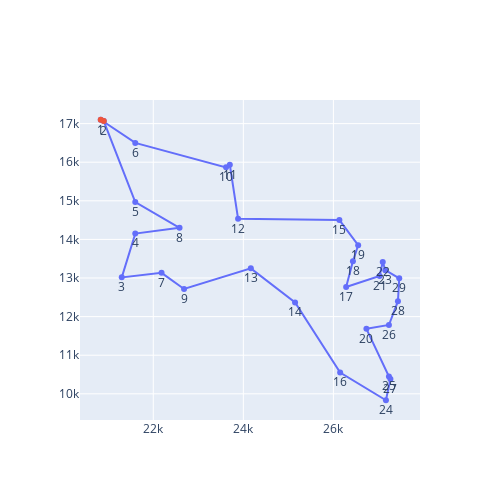

The notebook cell saved with this chart:
### Code cell
# Solucao otima
solucao = [1, 6, 10, 11, 12, 15, 19, 18, 17, 21, 22, 23, 29, 28, 26, 20, 25, 27, 24, 16, 14, 13, 9, 7, 3, 4, 8, 5, 2]

plota_rotas(df_coordenadas, solucao)

### Figure 1 — Plotly figure (JSON) as saved in the notebook; plotly's stock layout.template omitted (floating-point values rounded to 4 significant figures)
{"data": [{"mode": "lines+markers+text", "name": "", "text": ["1", "6", "10", "11", "12", "15", "19", "18", "17", "21", "22", "23", "29", "28", "26", "20", "25", "27", "24", "16", "14", "13", "9", "7", "3", "4", "8", "5", "2"], "textposition": "bottom center", "type": "scatter", "x": [20830.0, 21600, 23620.0, 23700, 23880.0, 26130.0, 26550, 26430.0, 26280.0, 27030.0, 27100.0, 27150.0, 27460.0, 27430.0, 27230.0, 26730.0, 27230.0, 27270.0, 27170.0, 26150, 25150.0, 24170.0, 22680.0, 22180.0, 21300, 21600, 22580.0, 21600, 20900], "y": [17100, 16500, 15870.0, 15930.0, 14530.0, 14500, 13850, 13430.0, 12770.0, 13050.0, 13420.0, 13200.0, 12990.0, 12400, 11780.0, 11680.0, 10450, 10380.0, 9833.0, 10550, 12370.0, 13250, 12720.0, 13130.0, 13020.0, 14150, 14300, 14970.0, 17070.0]}, {"mode": "lines+markers", "name": "", "type": "scatter", "x": [20900, 20830.0], "y": [17070.0, 17100]}], "layout": {"autosize": false, "height": 500, "showlegend": false, "width": 500}}
